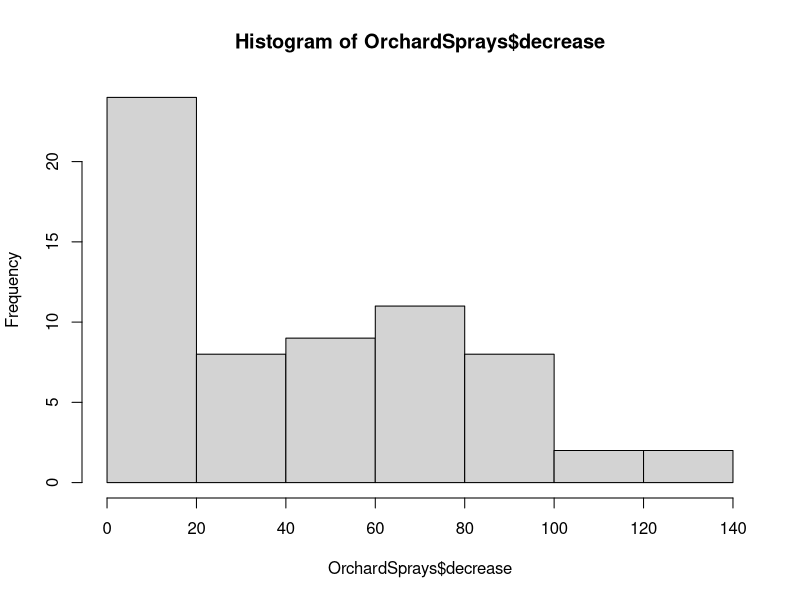
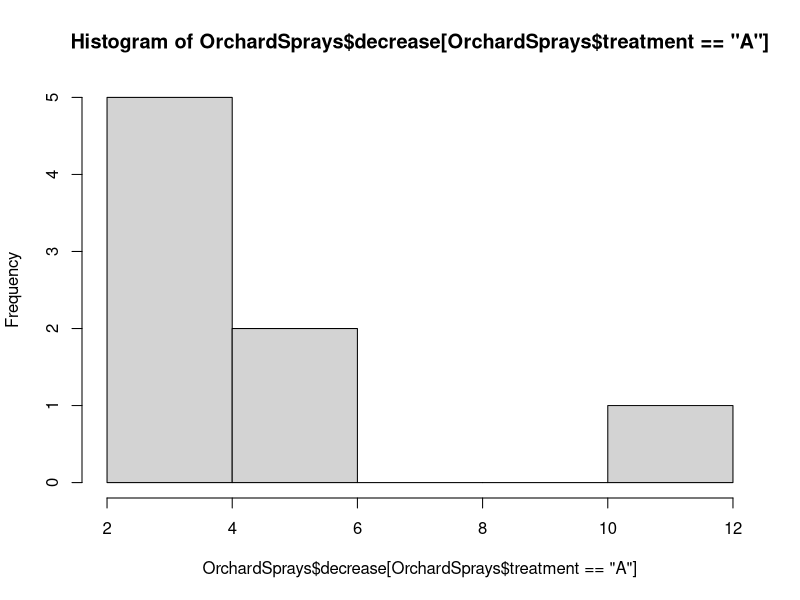
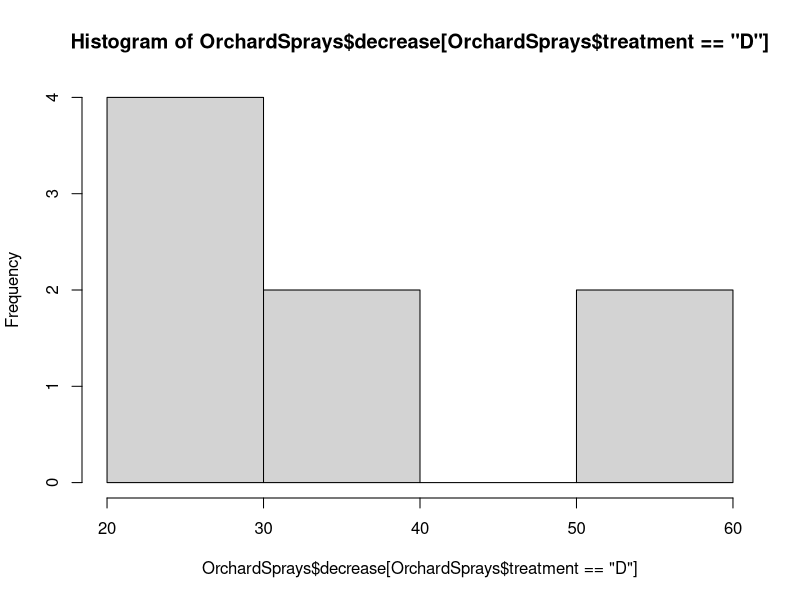
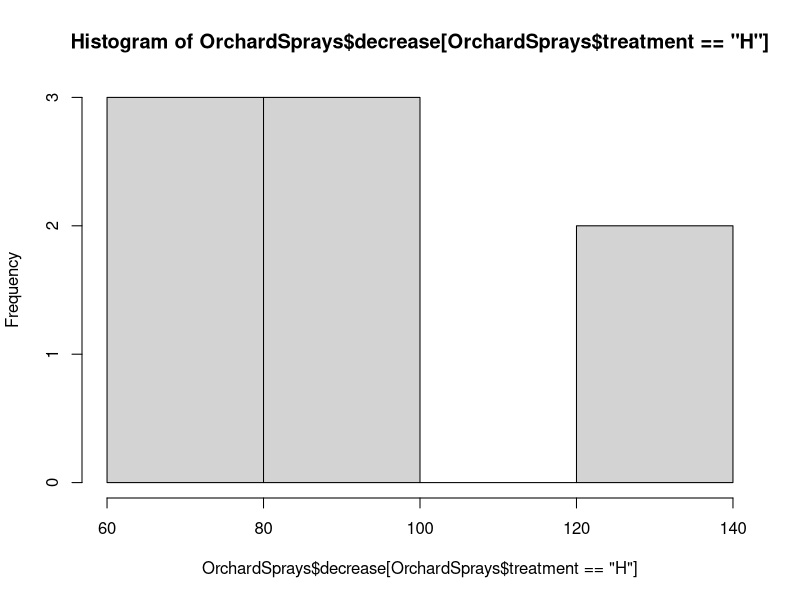
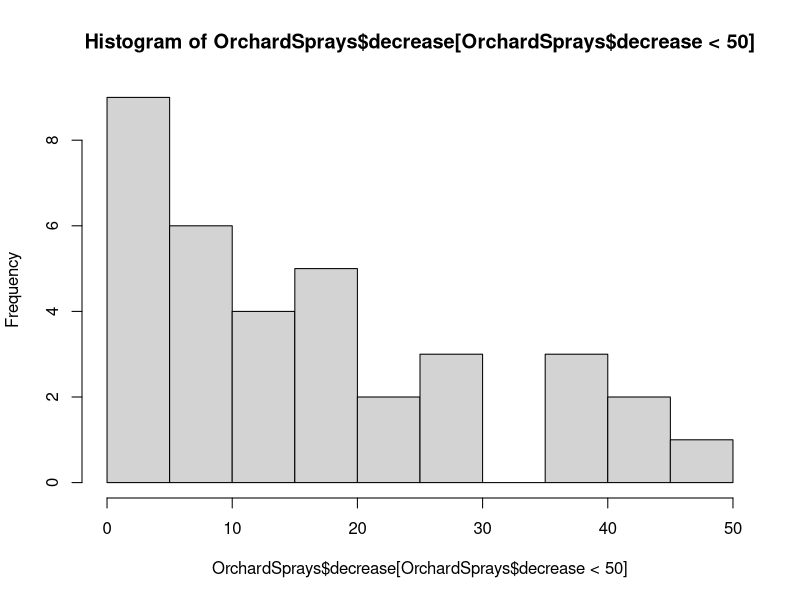
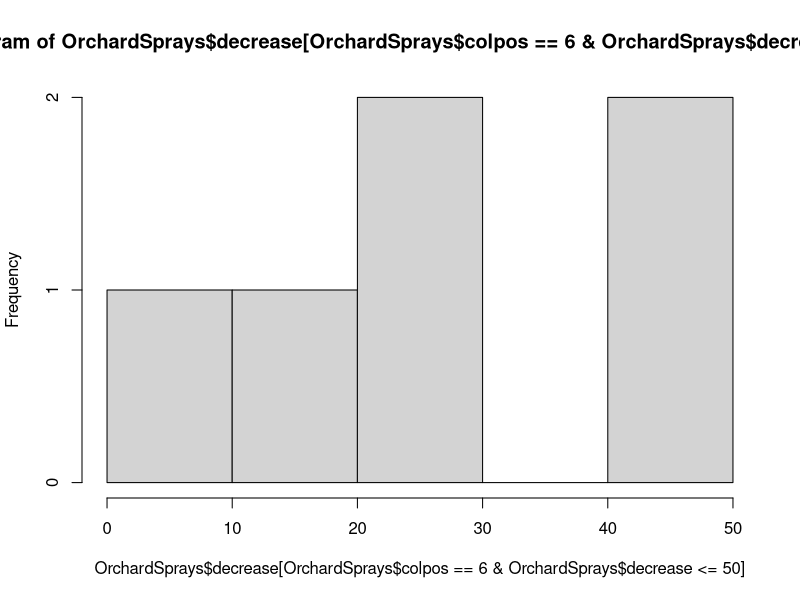

R code for these plots, in order: (Note: this script raises an error after producing the figures.)
# Author: Namra Ansari
# Selecting Cases in dataset

library(datasets)
#data()
head(OrchardSprays)
tail(OrchardSprays)
summary(OrchardSprays$treatment)

hist(OrchardSprays$decrease)

# Selecting Cases by category (i.e. treatment)
hist(OrchardSprays$decrease[OrchardSprays$treatment == "A"])
hist(OrchardSprays$decrease[OrchardSprays$treatment == "D"])
hist(OrchardSprays$decrease[OrchardSprays$treatment == "H"])

# Selecting Cases by quantity (i.e. decrease)
hist(OrchardSprays$decrease[OrchardSprays$decrease <50])

# Multiple Selection Cases
hist(OrchardSprays$decrease[OrchardSprays$colpos == 6 & OrchardSprays$decrease <= 50])

# Creating sub samples
os.colpos6 <- OrchardSprays[OrchardSprays$colpos == 6,]

head(os.colpos6)
summary(os.colpos6)
describe(os.colpos6)

hist(os.colpos6$decrease[os.colpos6$decrease < 50])

# Clearing Environment
rm(list = ls())

